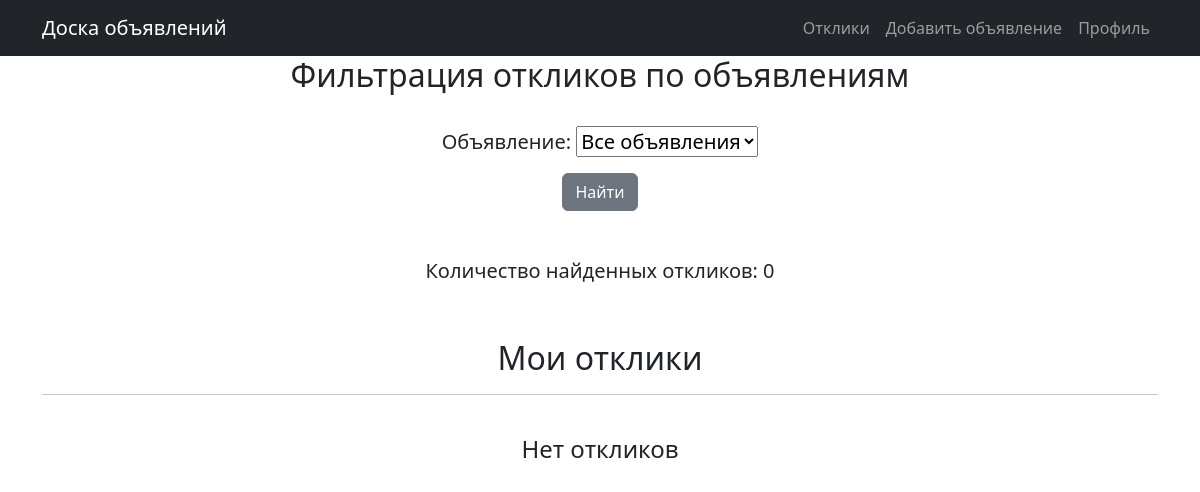
/my_responses/ (signed in), run on an earlier commit of the app's database.
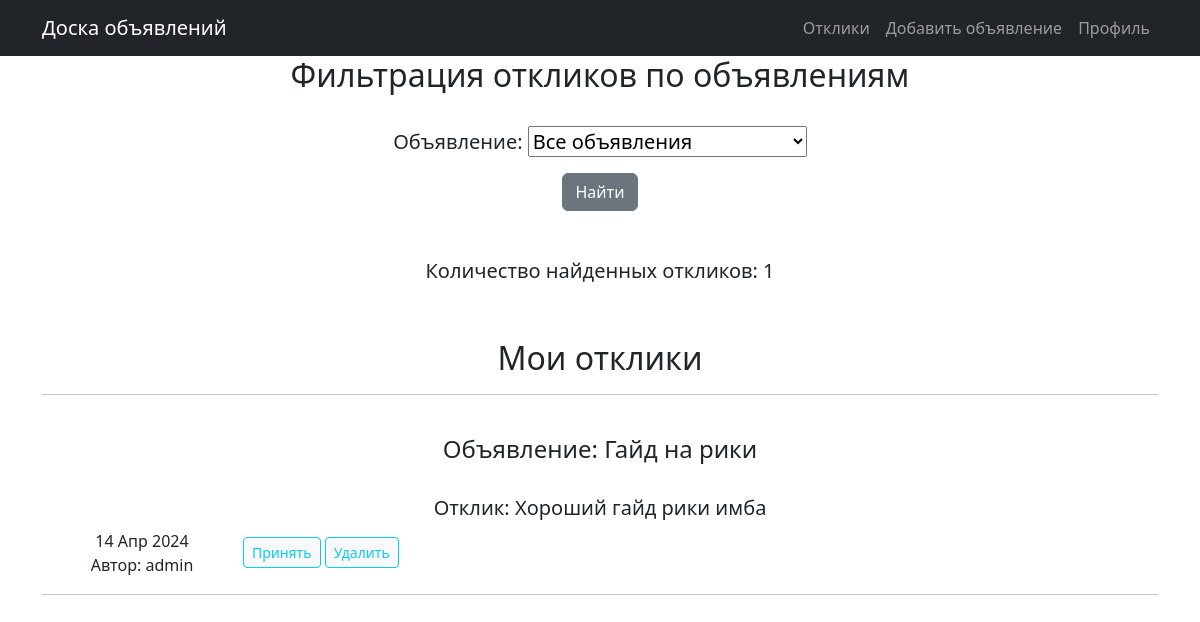
And on a later commit of the database.
### main/models.py (models this page shows, shortened)
class Response(models.Model):
    post = models.ForeignKey(Post, on_delete=models.CASCADE)
    user = models.ForeignKey(User, on_delete=models.CASCADE)
    text = models.TextField()
    time_in = models.DateTimeField(auto_now_add=True)
    is_accepted = models.BooleanField(default=False)

class Post(models.Model):
    author = models.ForeignKey(User, on_delete=models.CASCADE, blank=True)
    time_in = models.DateTimeField(auto_now_add=True)
    category = models.CharField(max_length=20, choices=CATEGORY)
    title = models.CharField(max_length=250, unique=True)
    content = RichTextField()
    def __str__(self):
        username = self.author.username
        return f'{self.title} by {username}'

### main/views.py (the view)
# urls.py: path('my_responses/', ResponseList.as_view(), name='my_responses'),
class ResponseList(LoginRequiredMixin, ListView):
    model = Response
    template_name = 'my_responses.html'
    context_object_name = 'my_responses'
    paginate_by = 10
    def get_queryset(self):
        queryset = Response.objects.filter(post_id__author_id=self.request.user).order_by('-time_in')
        self.filterset = ResponseFilter(self.request.GET, queryset, request=self.request.user)
        return self.filterset.qs
    def get_context_data(self, *, object_list=None, **kwargs):
        context = super().get_context_data(**kwargs)
        context['filterset'] = self.filterset
        return context

### templates/my_responses.html (shortened to what this page needs)
{% extends 'flatpages/default.html' %}
{% block content %}
 <h2>Фильтрация откликов по объявлениям</h2>
    <br>
    <form action="" method="get">
        <h5>{{ filterset.form.as_p }}</h5>
        <input class="btn btn-secondary" type="submit" value="Найти" />
    </form>
    <br><br>
    <h5>Количество найденных откликов: {{ page_obj.paginator.count }}</h5>
    <br><br>
    <h2>Мои отклики</h2>
<hr>
    <br>
    {% if my_responses %}
        {% for response in my_responses %}
            <h4> Объявление: {{ response.post.title}}</h4>
            <br>
            <h5>Отклик: {{ response.text }}</h5>
            <table width="100%">
                <tr>
                    <td width="200"><div>{{ response.time_in|date:'d M Y' }}</div>
                        <div>Автор: {{ response.user.username}}</div>
                    </td>
                    <td align="left">
                        {% if response.is_accepted %}
                        <p>Отклик принят</p>
                        {% else %}
                        <form action="" method="post">
                            <a style="text-decoration: none" href="{% url 'accept_response' response.id %}">
                                <input class="btn btn-sm btn-light btn-outline-info"
                                       type="button" value="Принять" />
                            </a>
                            <a style="text-decoration: none" href="{% url 'delete_response' response.id %}">
                                <input id="deleteButton" class="btn btn-sm btn-light btn-outline-info"
                                       type="button" value="Удалить" />
                            </a>
                        </form>
                        {% endif %}
                    </td>
                </tr>
            </table>
<hr>
        <br><br><br>
        {% endfor %}
    {% else %}
        <h4>Нет откликов</h4>
    {% endif %}
{% endblock content %}

What changed in the data, as far as the page shows it:
added Response: post "Гайд на рики", text "Хороший гайд рики имба", time_in "14 Апр 2024", user.username "admin"
Also different on the page:
{{ page_obj.paginator.count }}: "0" → "1"
text no longer shown: "Нет откликов"
